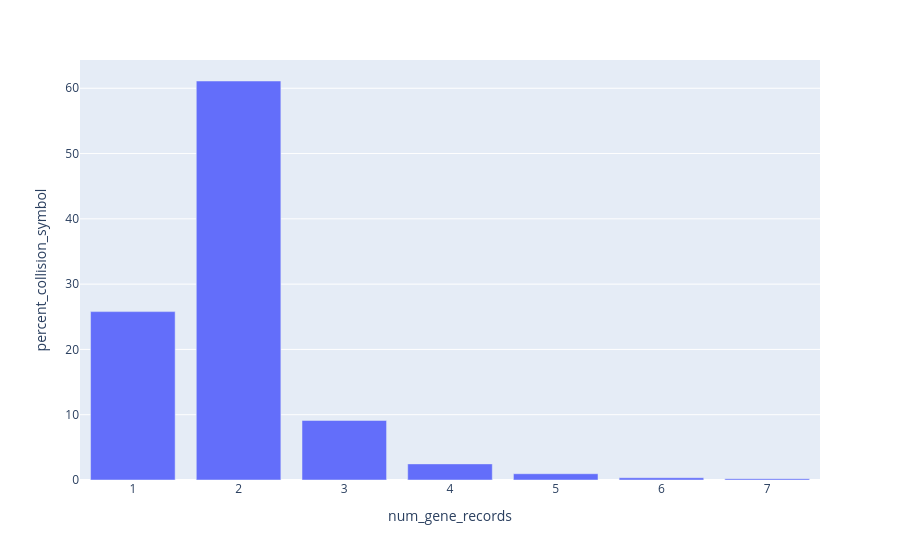

The code cell stored with this chart in its notebook:
### Code cell
aacdfx.create_aa_collision_histogram(merged_alias_aa_collision_hgnc_df, "HGNC", hgnc_aa_collision_count)

### Figure 1 — Plotly figure (JSON) as saved in the notebook; plotly's stock layout.template omitted (floating-point values rounded to 4 significant figures)
{"data": [{"hovertemplate": "num_gene_records=%{x}<br>percent_collision_symbol=%{y}<extra></extra>", "legendgroup": "", "marker": {"color": "#636efa", "pattern": {"shape": ""}}, "name": "", "orientation": "v", "showlegend": false, "textposition": "auto", "type": "bar", "x": [1, 2, 3, 4, 5, 6, 7], "xaxis": "x", "y": [25.79, 61.11, 9.122, 2.469, 0.9602, 0.3429, 0.2058], "yaxis": "y"}], "layout": {"barmode": "relative", "legend": {"tracegroupgap": 0}, "margin": {"t": 60}, "xaxis": {"anchor": "y", "domain": [0, 1], "title": {"text": "num_gene_records"}}, "yaxis": {"anchor": "x", "domain": [0, 1], "title": {"text": "percent_collision_symbol"}}}}
